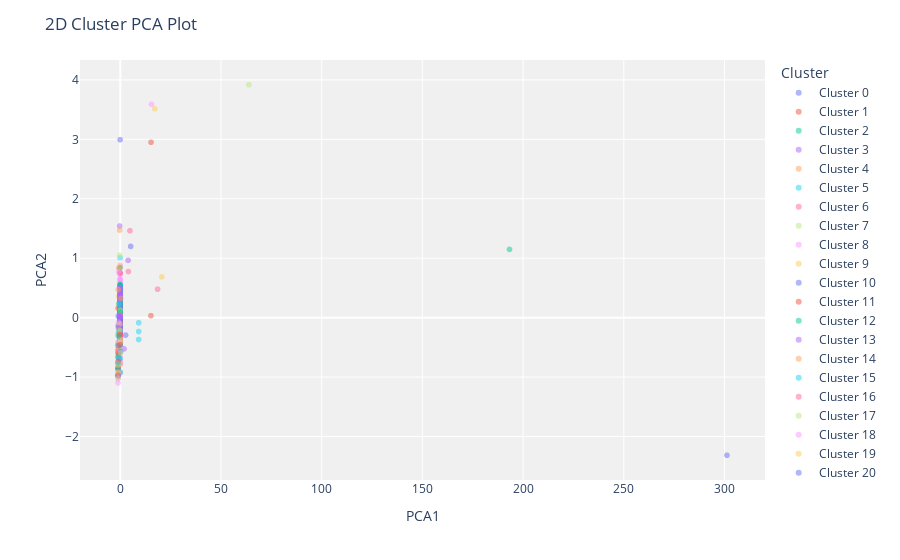

Write notebook code for a chart like this one.
### Code cell
# plot pca cluster plot 
plot_model(m, plot = 'cluster')
